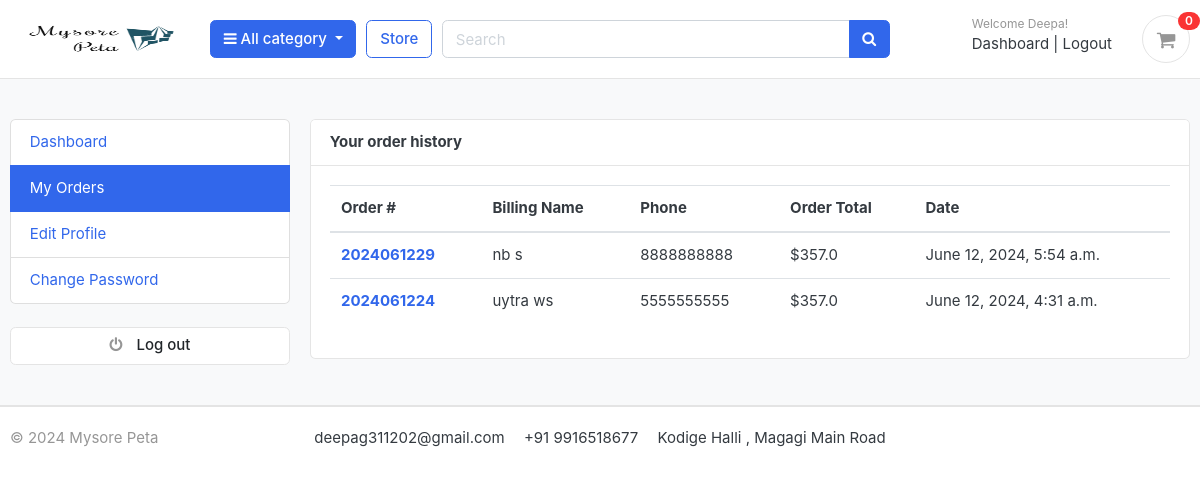
The page /accounts/my_orders/ (signed in) on the database its author committed.
### accounts/models.py (models this page shows, shortened)
class Account(AbstractBaseUser):
    first_name      = models.CharField(max_length=50)
    last_name       = models.CharField(max_length=50)
    username        = models.CharField(max_length=50, unique=True)
    email           = models.EmailField(max_length=100, unique=True)
    phone_number    = models.CharField(max_length=50)
    date_joined     = models.DateTimeField(auto_now_add=True)
    last_login      = models.DateTimeField(auto_now_add=True)
    is_admin        = models.BooleanField(default=False)
    is_staff        = models.BooleanField(default=False)
    is_active       = models.BooleanField(default=False)
    is_superadmin   = models.BooleanField(default=False)
    USERNAME_FIELD = 'email'
    REQUIRED_FIELDS = ['username', 'first_name', 'last_name']
    objects = MyAccountManager()

### order/models.py (models this page shows, shortened)
class Order(models.Model):
    STATUS = (
        ('New', 'New'),
        ('Accepted', 'Accepted'),
        ('Completed', 'Completed'),
        ('Cancelled', 'Cancelled'),
    )
    user = models.ForeignKey(Account, on_delete=models.SET_NULL, null=True)
    payment = models.ForeignKey(Payment, on_delete=models.SET_NULL, blank=True, null=True)
    order_number = models.CharField(max_length=20)
    first_name = models.CharField(max_length=50)
    last_name = models.CharField(max_length=50)
    phone = models.CharField(max_length=15)
    email = models.EmailField(max_length=50)
    address_line_1 = models.CharField(max_length=50)
    address_line_2 = models.CharField(max_length=50, blank=True)
    country = models.CharField(max_length=50)
    state = models.CharField(max_length=50)
    city = models.CharField(max_length=50)
    order_note = models.CharField(max_length=100, blank=True)
    order_total = models.FloatField()
    tax = models.FloatField()
    status = models.CharField(max_length=10, choices=STATUS, default='New')
    ip = models.CharField(blank=True, max_length=20)
    is_ordered = models.BooleanField(default=False)
    created_at = models.DateTimeField(auto_now_add=True)
    updated_at = models.DateTimeField(auto_now=True)
    def full_name(self):
        return f'{self.first_name} {self.last_name}'

### accounts/views.py (the view)
# urls.py: path('my_orders/', views.my_orders, name='my_orders'),
@login_required(login_url='login')
def my_orders(request):
    orders = Order.objects.filter(user=request.user, is_ordered=True).order_by('-created_at')
    context = {
        'orders': orders,
    }
    return render(request, 'my_orders.html', context)

### cart/context.py (called while the page is built)
def counter(request):
    cart_count = 0
    if 'admin' in request.path:
        return {}
    else:
        try:
            cart = Cart.objects.filter(cart_id=_cart_id(request))
            if request.user.is_authenticated:
                cart_items = CartItem.objects.all().filter(user=request.user)
            else:
                cart_items = CartItem.objects.all().filter(cart=cart[:1])
            for cart_item in cart_items:
                cart_count += cart_item.quantity
        except Cart.DoesNotExist:
            cart_count = 0
    return dict(cart_count=cart_count)

### cart/views.py (called while the page is built)
def _cart_id(request):
    cart = request.session.session_key
    if not cart:
        cart = request.session.create()
    return cart

### category/context.py (called while the page is built)
def menu_links(request):
    links = Category.objects.all()
    return dict(links=links)

### category/models.py (called while the page is built)
    def get_url(self):
            return reverse('products_by_category', args=[self.slug])

### template/my_orders.html (shortened to what this page needs)
{% extends 'base.html' %}
{% block content %}
<section class="section-conten padding-y bg">
<div class="container">
	<div class="row">
	{% include 'dashboard_sidebar.html' %}
	<main class="col-md-9">
		<article class="card">
		<header class="card-header">
			<strong class="d-inline-block mr-3">Your order history</strong>
		</header>
		<div class="card-body">
			<div class="row">
			<div class="col-md-12">
				<table class="table table-hover">
				  <thead>
				    <tr>
				      <th scope="col">Order #</th>
				      <th scope="col">Billing Name</th>
				      <th scope="col">Phone</th>
				      <th scope="col">Order Total</th>
							<th scope="col">Date</th>
				    </tr>
				  </thead>
				  <tbody>
						{% for order in orders %}
				    <tr>
				      <th scope="row"><a href="{% url 'order_detail' order.order_number %}">{{order.order_number}}</a></th>
				      <td>{{order.full_name}}</td>
				      <td>{{order.phone}}</td>
				      <td>${{order.order_total}}</td>
							<td>{{order.created_at}}</td>
				    </tr>
				{% endfor %}
				  </tbody>
				</table>
			</div>
			</div>
		</div>
		</article>
	</main>
</div>
</div>
</section>
{% endblock %}

### template/navbar.html (shortened to what this page needs)
{% load static %}
<header class="section-header">
<section class="header-main border-bottom">
  <div class="container">
<div class="row align-items-center">
  <div class="col-lg-2 col-md-3 col-6">
    <a href="{% url 'index' %}" class="brand-wrap">
      <img class="logo" src="{% static './images/logo1.png' %}" alt=" " width="180" height="450">
    </a>
  </div>
  <div class="col-lg col-sm col-md col-6 flex-grow-0">
    <div class="category-wrap dropdown d-inline-block float-right">
      <button type="button" class="btn btn-primary dropdown-toggle" data-toggle="dropdown">
        <i class="fa fa-bars"></i> All category
      </button>
    </div>
  </div>
  <a href="{% url 'store' %}" class="btn btn-outline-primary">Store</a>
  <div class="col-lg  col-md-6 col-sm-12 col">
    <form action="{% url 'search' %}" class="search" method='GET'>
      <div class="input-group w-100">
          <input type="text" class="form-control" style="width:60%;" placeholder="Search" name="keyword" required>
          <div class="input-group-append">
            <button class="btn btn-primary" type="submit">
              <i class="fa fa-search"></i>
            </button>
          </div>
        </div>
    </form>
  </div>
  <div class="col-lg-3 col-sm-6 col-8 order-2 order-lg-3">
        <div class="d-flex justify-content-end mb-3 mb-lg-0">
          {% if user.id is None %}
          <div class="widget-header">
            <small class="title text-muted">Welcome guest!</small>
            <div>
              <a href="{% url 'login' %}">Sign in</a> <span class="dark-transp"> | </span>
              <a href="{% url 'register' %}"> Register</a>
            </div>
          </div>
          {% else %}
          <div class="widget-header">
            <small class="title text-muted">Welcome {{user.first_name}}!</small>
            <div>
              <a href="{% url 'dashboard' %}">Dashboard</a> <span class="dark-transp"> | </span>
              <a href="{% url 'logout' %}"> Logout</a>
            </div>
          </div>
          {% endif %}
          <a href="{% url 'cart' %}" class="widget-header pl-3 ml-3">
            <div class="icon icon-sm rounded-circle border"><i class="fa fa-shopping-cart"></i></div>
            <span class="badge badge-pill badge-danger notify">{{cart_count}}</span>
          </a>
        </div>
      </div>
</div>
  </div>
</section>
</header>

### static/css/ui.css (style rules this page uses)
html { font-family: "Inter", sans-serif; font-size: 15px; }
.icon-xs, .icon-sm, .icon-md, .icon-lg { display: inline-block; text-align: center; flex-shrink: 0; flex-grow: 0; }
.icon-sm { width: 48px; height: 48px; line-height: 48px !important; font-size: 20px; }
.padding-y { padding-top: 40px; padding-bottom: 40px; }
article:after, .form-group:after { display: block; clear: both; content: ""; }
.bg { background-color: #f8f9fa; }
.header-main { position: relative; padding-top: 1rem; padding-bottom: 1rem; }
.brand-wrap .logo, .navbar-brand .logo { margin-right: 7px; max-height: 42px; display: inline-block; }
.widget-header { display: inline-block; vertical-align: middle; position: relative; }
.widget-header a { color: #343a40; }
.widget-header i { color: #969696; }
.widget-header .title { display: block; }
.widget-header .notify { position: absolute; top: -3px; right: -10px; }
.notify { position: absolute; top: -4px; right: -10px; display: inline-block; padding: 0.25em 0.6em; font-size: 12px; line-height: 1; text-align: center; border-radius: 3rem; color: #fff; background-color: #fa3434; }

### rows shown on the page
Account: first_name "Deepa"
Order: order_number "2024061229", full_name "nb s", phone "8888888888", order_total "357.0", created_at "June 12, 2024, 5:54 a.m."
Order: order_number "2024061224", full_name "uytra ws", phone "5555555555", order_total "357.0", created_at "June 12, 2024, 4:31 a.m."

### other values the page prints
{{ cart_count }} "0"
